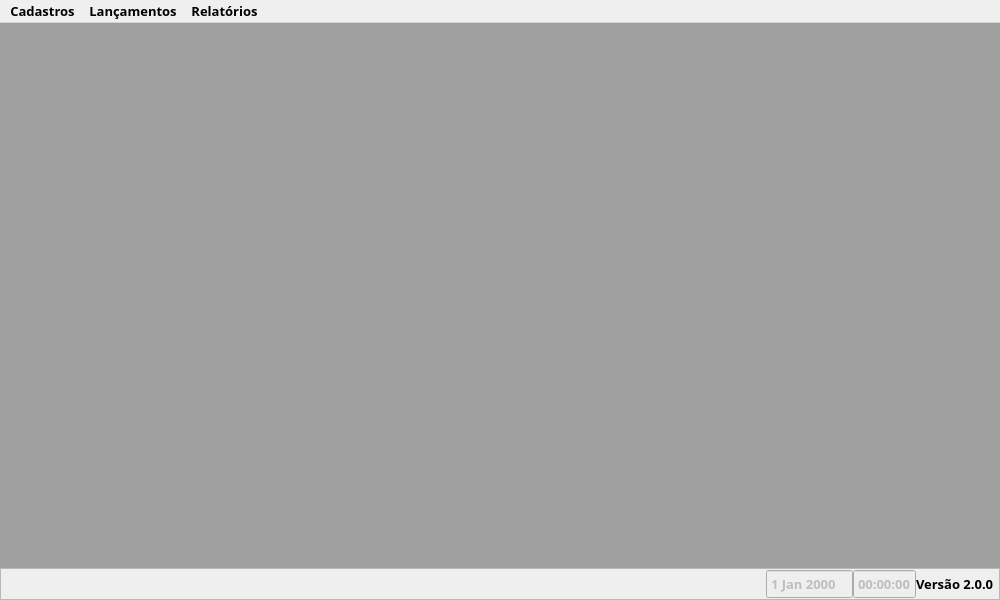
<?xml version="1.0" encoding="UTF-8"?>
<ui version="4.0">
 <class>MainWindow</class>
 <widget class="QMainWindow" name="MainWindow">
  <property name="geometry">
   <rect>
    <x>0</x>
    <y>0</y>
    <width>1000</width>
    <height>600</height>
   </rect>
  </property>
  <property name="font">
   <font>
    <family>Segoe UI Semibold</family>
    <pointsize>10</pointsize>
    <bold>true</bold>
   </font>
  </property>
  <property name="windowTitle">
   <string>MainWindow</string>
  </property>
  <widget class="QWidget" name="centralwidget">
   <layout class="QVBoxLayout" name="verticalLayout">
    <property name="spacing">
     <number>0</number>
    </property>
    <property name="leftMargin">
     <number>0</number>
    </property>
    <property name="topMargin">
     <number>0</number>
    </property>
    <property name="rightMargin">
     <number>0</number>
    </property>
    <property name="bottomMargin">
     <number>0</number>
    </property>
    <item>
     <widget class="QMdiArea" name="mdiArea"/>
    </item>
    <item>
     <widget class="QFrame" name="frm_StatusBar">
      <property name="frameShape">
       <enum>QFrame::Shape::StyledPanel</enum>
      </property>
      <property name="frameShadow">
       <enum>QFrame::Shadow::Raised</enum>
      </property>
      <layout class="QHBoxLayout" name="horizontalLayout">
       <property name="spacing">
        <number>0</number>
       </property>
       <property name="leftMargin">
        <number>0</number>
       </property>
       <property name="topMargin">
        <number>0</number>
       </property>
       <property name="rightMargin">
        <number>0</number>
       </property>
       <property name="bottomMargin">
        <number>0</number>
       </property>
       <item>
        <widget class="QLabel" name="lb_Comandos">
         <property name="minimumSize">
          <size>
           <width>0</width>
           <height>30</height>
          </size>
         </property>
         <property name="maximumSize">
          <size>
           <width>16777215</width>
           <height>30</height>
          </size>
         </property>
         <property name="text">
          <string/>
         </property>
        </widget>
       </item>
       <item>
        <spacer name="horizontalSpacer">
         <property name="orientation">
          <enum>Qt::Orientation::Horizontal</enum>
         </property>
         <property name="sizeHint" stdset="0">
          <size>
           <width>40</width>
           <height>20</height>
          </size>
         </property>
        </spacer>
       </item>
       <item alignment="Qt::AlignmentFlag::AlignHCenter|Qt::AlignmentFlag::AlignVCenter">
        <widget class="QDateEdit" name="dt_Data_Atual">
         <property name="enabled">
          <bool>false</bool>
         </property>
         <property name="minimumSize">
          <size>
           <width>0</width>
           <height>30</height>
          </size>
         </property>
         <property name="maximumSize">
          <size>
           <width>16777215</width>
           <height>30</height>
          </size>
         </property>
         <property name="focusPolicy">
          <enum>Qt::FocusPolicy::NoFocus</enum>
         </property>
         <property name="readOnly">
          <bool>true</bool>
         </property>
         <property name="buttonSymbols">
          <enum>QAbstractSpinBox::ButtonSymbols::NoButtons</enum>
         </property>
        </widget>
       </item>
       <item alignment="Qt::AlignmentFlag::AlignHCenter|Qt::AlignmentFlag::AlignVCenter">
        <widget class="QTimeEdit" name="dt_Hora_Atual">
         <property name="enabled">
          <bool>false</bool>
         </property>
         <property name="minimumSize">
          <size>
           <width>0</width>
           <height>30</height>
          </size>
         </property>
         <property name="maximumSize">
          <size>
           <width>16777215</width>
           <height>30</height>
          </size>
         </property>
         <property name="focusPolicy">
          <enum>Qt::FocusPolicy::NoFocus</enum>
         </property>
         <property name="readOnly">
          <bool>true</bool>
         </property>
         <property name="buttonSymbols">
          <enum>QAbstractSpinBox::ButtonSymbols::NoButtons</enum>
         </property>
        </widget>
       </item>
       <item>
        <widget class="QLabel" name="label">
         <property name="minimumSize">
          <size>
           <width>0</width>
           <height>30</height>
          </size>
         </property>
         <property name="maximumSize">
          <size>
           <width>16777215</width>
           <height>30</height>
          </size>
         </property>
         <property name="text">
          <string>Versão 2.0.0</string>
         </property>
        </widget>
       </item>
       <item>
        <spacer name="horizontalSpacer_2">
         <property name="orientation">
          <enum>Qt::Orientation::Horizontal</enum>
         </property>
         <property name="sizeType">
          <enum>QSizePolicy::Policy::Fixed</enum>
         </property>
         <property name="sizeHint" stdset="0">
          <size>
           <width>5</width>
           <height>30</height>
          </size>
         </property>
        </spacer>
       </item>
      </layout>
     </widget>
    </item>
   </layout>
  </widget>
  <widget class="QMenuBar" name="menubar">
   <property name="geometry">
    <rect>
     <x>0</x>
     <y>0</y>
     <width>1000</width>
     <height>33</height>
    </rect>
   </property>
   <widget class="QMenu" name="menuCadastros">
    <property name="title">
     <string>Cadastros</string>
    </property>
    <addaction name="actionProdutos"/>
    <addaction name="actionMotivo_Entrada"/>
    <addaction name="actionFicha_Tecnica"/>
    <addaction name="actionUnidadeMedida"/>
   </widget>
   <widget class="QMenu" name="menuLan_amentos">
    <property name="title">
     <string>Lançamentos</string>
    </property>
    <addaction name="actionEntrada"/>
    <addaction name="actionSaida"/>
   </widget>
   <widget class="QMenu" name="menuRelatorios">
    <property name="title">
     <string>Relatórios</string>
    </property>
    <addaction name="actionRelEntradas"/>
    <addaction name="actionEstoque"/>
    <addaction name="actionFichaKardexProduto"/>
    <addaction name="actionRel_Fichas_Tecnicas"/>
    <addaction name="actionMaoObra"/>
    <addaction name="actionBaixaFichaTecnica"/>
   </widget>
   <addaction name="menuCadastros"/>
   <addaction name="menuLan_amentos"/>
   <addaction name="menuRelatorios"/>
  </widget>
  <action name="actionProdutos">
   <property name="text">
    <string>Produtos</string>
   </property>
  </action>
  <action name="actionMotivo_Entrada">
   <property name="text">
    <string>Motivo Entrada</string>
   </property>
  </action>
  <action name="actionEntrada">
   <property name="text">
    <string>Entrada</string>
   </property>
  </action>
  <action name="actionFicha_Tecnica">
   <property name="text">
    <string>Ficha Técnica</string>
   </property>
  </action>
  <action name="actionSaida">
   <property name="text">
    <string>Saida</string>
   </property>
  </action>
  <action name="actionEstoque">
   <property name="text">
    <string>Estoque</string>
   </property>
  </action>
  <action name="actionFichaKardexProduto">
   <property name="text">
    <string>Ficha Kardex do Produto</string>
   </property>
  </action>
  <action name="actionRel_Fichas_Tecnicas">
   <property name="text">
    <string>Fichas Tecnicas</string>
   </property>
  </action>
  <action name="actionUnidadeMedida">
   <property name="text">
    <string>Unidade de Medida</string>
   </property>
  </action>
  <action name="actionMaoObra">
   <property name="text">
    <string>Mão de Obra</string>
   </property>
  </action>
  <action name="actionBaixaFichaTecnica">
   <property name="text">
    <string>Baixa Ficha Tecnica</string>
   </property>
  </action>
  <action name="actionRelEntradas">
   <property name="text">
    <string>Entradas</string>
   </property>
  </action>
 </widget>
 <resources/>
 <connections/>
</ui>
